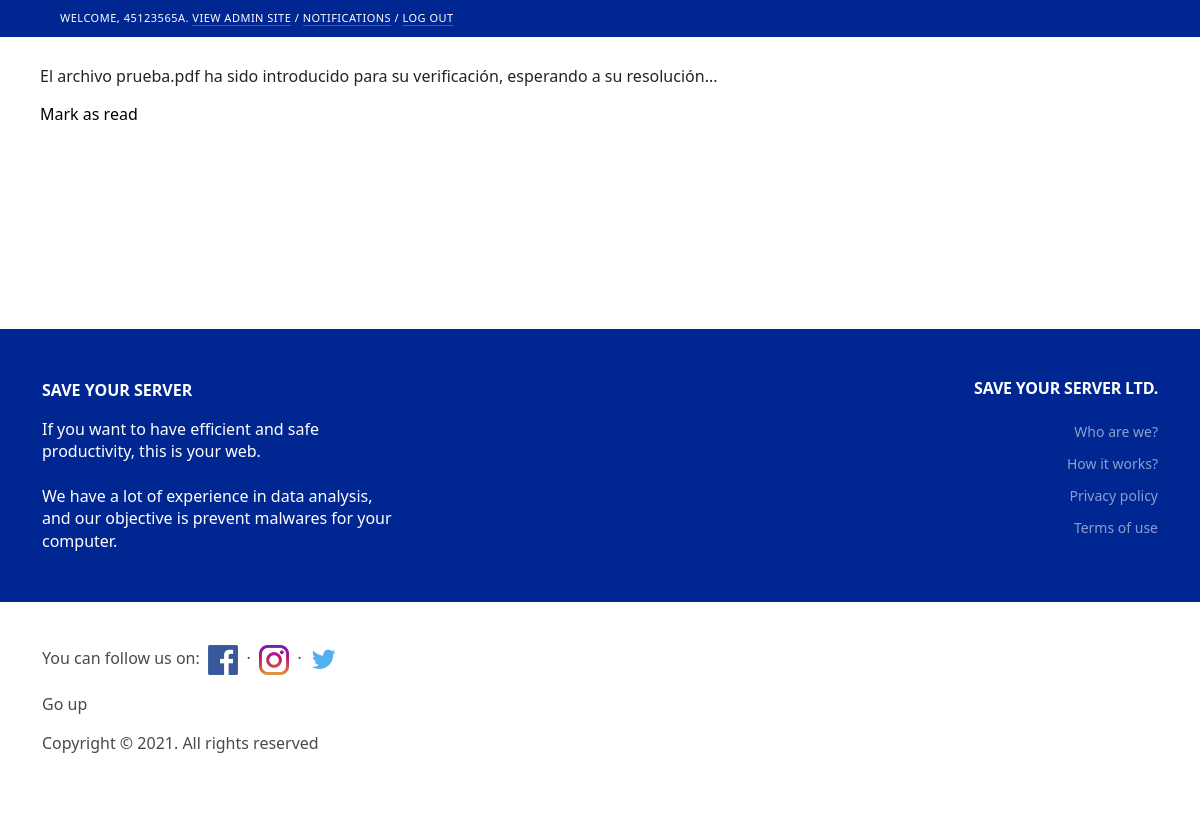
/show/1 (signed in), run on the app's committed database.
### SaveYourServerTFGApp/models.py (models this page shows, shortened)
class MyUser(AbstractBaseUser):
    email = models.EmailField(
        verbose_name='email address',
        max_length=255,
        blank=True,
        default="",
    )
    full_name = models.CharField(max_length=255, blank=True, null=True)
    dni = models.CharField(max_length=9, unique = True, default="")
    date_of_birth = models.DateField()
    is_active = models.BooleanField(default=True)
    is_admin = models.BooleanField(default=False)
    is_systemadmin = models.IntegerField(null=True, blank=True)
    objects = MyUserManager()
    USERNAME_FIELD = 'dni'
    REQUIRED_FIELDS = ['date_of_birth', 'full_name', 'email']
    class Meta:
        verbose_name_plural = "Users"

class Notification(models.Model):
    upload_date_not = models.DateTimeField(default=timezone.now)
    is_visualized = models.BooleanField(default=False)
    message = models.TextField(blank=True, null=True)
    notification_title = models.CharField(max_length=255, blank=True, null=True)
    user = models.ForeignKey(MyUser, on_delete=models.CASCADE,)

### SaveYourServerTFGApp/views.py (the view)
# urls.py: path('show/<str:notification_id>', views.show_notification, name='show_notification'),
@login_required(login_url='login')
def show_notification(request, notification_id):
    n = Notification.objects.get(id=notification_id)
    context={'notification': n}
    return render(request, 'SaveYourServerTFGUsersApp/notification.html', context)

### SaveYourServerTFGApp/templates/SaveYourServerTFGUsersApp/notification.html (shortened to what this page needs)
<!DOCTYPE html>
<html lang="en-us" dir="ltr">
<head>
  <link rel="stylesheet" type="text/css" href="/static/SaveYourServerTFGUsersApp/css/base.css">
  <link rel="stylesheet" type="text/css" href="/static/SaveYourServerTFGUsersApp/css/nav_sidebar.css">
  <link rel="stylesheet" type="text/css" href="/static/SaveYourServerTFGUsersApp/css/dashboard.css">
  <link href="https://cdn.jsdelivr.net/npm/bootstrap@5.0.1/dist/css/bootstrap.min.css" rel="stylesheet">
  <link rel="stylesheet" href="https://use.fontawesome.com/releases/v5.6.1/css/all.css">
  <link rel="stylesheet" type="text/css" href="/static/admin/css/responsive.css">
  <link rel="stylesheet" type="text/css" href="/static/SaveYourServerTFGUsersApp/css/formato-index.css">
</head>
<body class="dashboard" data-admin-utc-offset="0">
  <div id="header" style="background-color: #002791">
    <div id="user-tools">
      {% if request.user.is_authenticated %}
      Welcome,
          {% if request.user.is_admin %}
            {% if request.user.is_systemadmin == 0 %}
                <strong>{{user.dni}}</strong>.
                <a href="/admin/" style="color: white;">View admin site</a>
                /
                <a href="{% url 'notification' %}" style="color: white;">Notifications</a>
                /
                <a href="{% url 'logout' %}" style="color: white;">Log out</a>
            {% endif %}
          {% else %}
          <a href="{% url 'view_data' user.id %}" style="color: white;"> <strong>{{user.dni}}</strong></a>.
          <a href="{% url 'logout' %}" style="color: white;">Log out</a>
          {% endif %}
      {% else %}
      <a href="/login/" style="color: white;">Login</a>
      &nbsp;&nbsp;
      <a href="/register/" style="color: white;">Sign up</a>
      {% endif %}
    </div>
  </div>
  <div id="content">
    <p>{{notification.message}}</p>
    <p><a href="/notification/delete/{{notification.id}}" style="color: black;">Mark as read</a></p>
  </div>
  <br><br><br><br><br><br><br>
  <section class="footer-top-section home-footer">
    <div class="container">
        <div class="row">
            <div class="col-lg-4 col-md-8 col-sm-12">
                <div class="footer-widget about-widget">
                    <p><b style="color: #fff;">SAVE YOUR SERVER</b></p>
                    <p style="color: #fff">If you want to have efficient and safe productivity, this is your web.<br><br>We have a lot of experience in data analysis, and our objective is prevent malwares for your computer.</p>
                </div>
            </div>
            <div class="col-lg-4 col-md-4 col-sm-6" align="center">
            </div>
            <div class="col-lg-4 col-md-4 col-sm-12" align="right">
                <div class="footer-widget">
                    <h6 class="fw-title">Save Your Server Ltd.</h6>
                    <ul>
                        <li><a href="/who_are_we/" style="color: white;">Who are we?</a></li>
                        <li><a href="/how_it_works/">How it works?</a></li>
                        <li><a href="/privacity/" style="color: white;">Privacy policy</a></li>
                        <li><a href="/terms/" style="color: white;">Terms of use</a></li>
                    </ul>
                </div>
            </div>
        </div>
    </div>
  </section>
  <footer class="page-footer mt-auto py-3 footer-section" style="background-color: #FFFFFF">
  <div class="container">
      <p class="redes" style="color: #494949">You can follow us on:&nbsp; <a href="https://www.facebook.com/" target="_blank"><img
                      src="/static/SaveYourServerTFGUsersApp/img/facebook.png" width="30"></a> &nbsp;·&nbsp; <a href="https://www.instagram.com/"
                                                                             target="_blank"><img src="/static/SaveYourServerTFGUsersApp/img/instagram.png"
                                                                                                  width="30"></a> &nbsp;·
          <a href="https://www.twitter.com/" target="_blank"><img src="/static/SaveYourServerTFGUsersApp/img/twitter.png" width="35"></a></p>
      <p class="float-right"><a href="#" style="color: #494949">Go up</a></p>
      <p class="copyright" style="color: #494949">Copyright © 2021. All rights reserved</p>
      <br/>
  </div>
  </footer>
</body>
</html>

### SaveYourServerTFGApp/static/SaveYourServerTFGUsersApp/css/base.css (style rules this page uses)
:root { --primary: #79aec8; --secondary: #002791; --accent: #f5dd5d; --primary-fg: #fff; --body-fg: #333; --body-bg: #fff; --body-quiet-color: #666; --body-loud-color: #000; --header-color: #fff; --header-branding-color: var(--accent); --header-bg: var(--secondary); --header-link-color: var(--primary-fg); --breadcrumbs-fg: #c4dce8; --breadcrumbs-link-fg: var(--body-bg); --breadcrumbs-bg: var(--primary); --link-fg: #ffffff; --link-hover-color: #fff; --link-selected-fg: #ffffff; --hairline-color: #e8e8e8; --border-color: #ccc; --error-fg: #ba2121; --message-success-bg: #dfd; --message-warning-bg: #ffc; --message-error-bg: #ffefef; --darkened-bg: #f8f8f8; --selected-bg: #e4e4e4; --selected-row: #ffc; --button-fg: #fff; --button-bg: var(--primary); --button-hover-bg: #609ab6; --default-button-bg: var(--secondary); --default-button-hover-bg: #205067; --close-button-bg: #888; --close-button-hover-bg: #747474; --delete-button-bg: #ba2121; --delete-button-hover-bg: #a41515; --object-tools-fg: var(--button-fg); --object-tools-bg: var(--close-button-bg); --object-tools-hover-bg: var(--close-button-hover-bg); }
html, body { height: 100%; }
body { margin: 0; padding: 0; font-size: 14px; font-family: "Roboto","Lucida Grande","DejaVu Sans","Bitstream Vera Sans",Verdana,Arial,sans-serif; color: white; background: white; }
a:link, a:visited { color: var(--link-fg); text-decoration: none; transition: color 0.15s, background 0.15s; }
a img { border: none; }
p, ol, ul, dl { margin: .2em 0 .8em 0; }
p { padding: 0; line-height: 140%; }
ul > li { list-style-type: square; padding: 1px 0; }
li, dt, dd { font-size: 13px; line-height: 20px; }
p img, h1 img, h2 img, h3 img, h4 img, td img { vertical-align: middle; }
#content { padding: 20px 40px; }
.dashboard #content { width: 600px; }
#header { width: auto; height: auto; display: flex; justify-content: space-between; align-items: center; padding: 10px 40px; background: #002791; color: #ffffff; overflow: hidden; }
#header a:link, #header a:visited { color: var(--header-link-color); }
#user-tools { float: right; padding: 0; margin: 0 0 0 20px; font-weight: 300; font-size: 11px; letter-spacing: 0.5px; text-transform: uppercase; text-align: right; }
#user-tools a { border-bottom: 1px solid rgba(255, 255, 255, 0.25); }

### SaveYourServerTFGApp/static/SaveYourServerTFGUsersApp/css/formato-index.css (style rules this page uses)
.footer-top-section { padding-top: 50px; padding-bottom: 50px; background: #002791; }
.footer-top-section.home-footer { padding-bottom: 0; }
.footer-widget { margin-bottom: 50px; color: white; }
.footer-widget .fw-title { text-transform: uppercase; font-weight: 600; color: white; margin-bottom: 22px; letter-spacing: -0.2px; }
.footer-widget ul { list-style: none; }
.footer-widget ul li { font-size: 14px; display: block; margin-bottom: 10px; color: white; opacity: 0.55; }
.footer-widget ul li:last-child { margin-bottom: 0; color: white; }
.footer-widget ul li a { color: #fff; }
.dashboard #content { width: auto; }

### data on the page
MyUser: dni "45123565A"
Notification: message "El archivo prueba.pdf ha sido introducido para su verificación, esperando a su resolución..."
